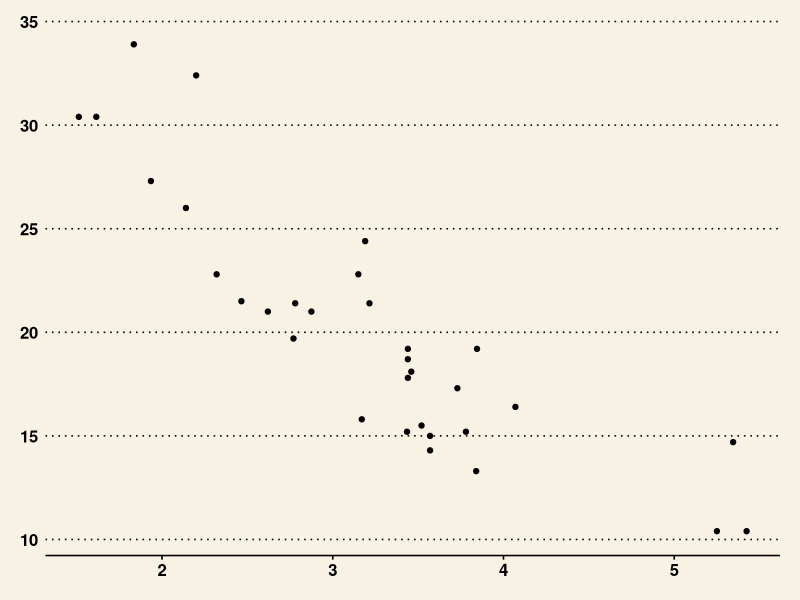

R code for this plot:
library(ggplot2)
library(ggthemes)
#themes_set(theme_minimal())

pl<-ggplot(mtcars,aes(x=wt,y=mpg))+geom_point()

print(pl+theme_wsj())